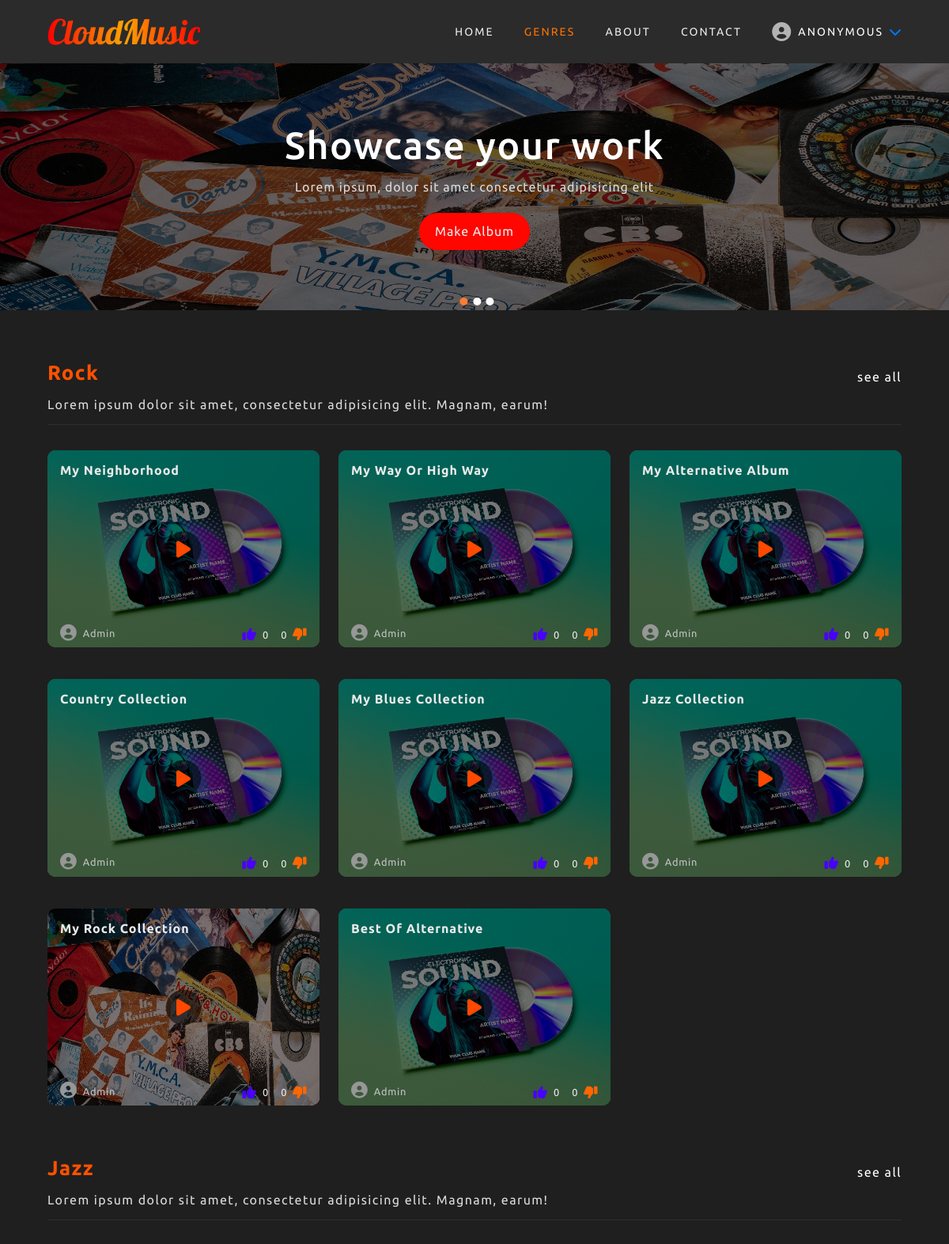
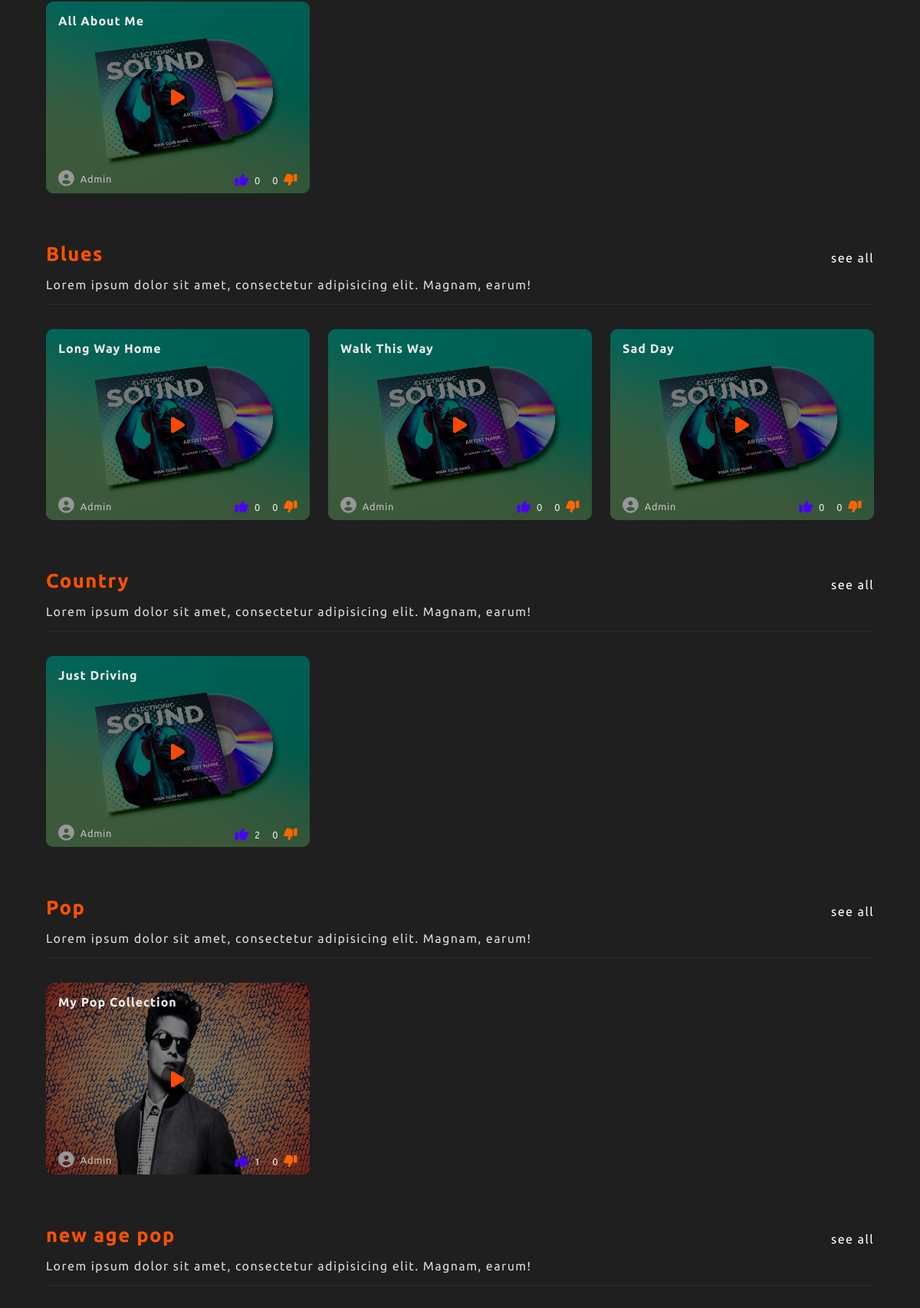
The app's page /playlist/genres (upper part) with its own data (2 pictures, top to bottom).
### music/models.py (models this page shows, shortened)
class Genre(models.Model):
    genre = models.CharField(max_length=50)

class Album(models.Model):
    user = models.ForeignKey(User, on_delete=models.CASCADE)
    title = models.CharField(max_length=50)
    choose_genre = models.ForeignKey(Genre, on_delete=models.CASCADE, null=True, blank=True)
    create_genre = models.CharField(max_length=20, null=True, blank=True)
    album_cover = models.ImageField(default="album_img/default.jpg", upload_to="album_img", blank=True)
    date_created = models.DateTimeField(default=timezone.now)
    thumbs_up = models.IntegerField(default=0)
    thumbs_down = models.IntegerField(default=0)
    class Meta:
        ordering = ["-date_created"]

### music/views.py (the view)
# urls.py: path("playlist/genres", genre, name="genre"),
def genre(request):
    genres = Genre.objects.all()
    context = {
        "genres": genres
    }
    return render(request, "music/genres.html", context)

### users/context_processors.py (called while the page is built)
def message_form(request):
    user_message_form = MessageForm()
    return {"user_message_form": user_message_form}

### music/templates/music/genres.html (shortened to what this page needs)
{% extends "music/index.html" %}
{% block content %}
{% for genre in genres %}
    {% if genre.album_set.all %}
        <div class="album-container">
            <h1>
                {{ genre.genre }}
                <a href="{% url 'music:genre-albums' %}?string={{ genre.genre }}">see all</a>
                <p>Lorem ipsum dolor sit amet, consectetur adipisicing elit. Magnam, earum!</p>
            </h1>
            <div class="albums">
                {% for album in genre.album_set.all|slice:"0:8" %}
                    {% if album %}
                    <div class="album-wrapper">
                        <img src="{{ album.album_cover.url }}" alt="">
                        <div class="background-overlay"></div>
                        <div class="album-text-wrapper">
                            <h2>{{ album.title }}</h2>
                            <div class="flex-box">
                                <div class="album-author">
                                    <i class="fas fa-user-circle"></i>
                                    <p>{{ album.user.username }}</p>
                                </div>
                                <div class="thumbs-up-down">
                                    <a id="prevent-default" class="thumbs-up" href="#">
                                        <i class="fas fa-thumbs-up"></i>
                                        <p>{{ album.thumbs_up }}</p>
                                    </a>
                                    <a id="prevent-default" class="thumbs-down" href="#">
                                        <p>{{ album.thumbs_down }}</p>
                                        <i class="fas fa-thumbs-down fa-flip-horizontal"></i>
                                    </a>
                                </div>
                            </div>
                        </div>
                        <a class="play-btn" href="{% url 'music:play-album' album.pk %}"><i class="fa-solid fa-play"></i></a>
                    </div>
                    {% endif %}
                {% endfor %}
            </div>
        </div>
    {% endif %}
{% endfor %}
{% endblock content %}

### music/static/music/style.css (style rules this page uses)
html, body { width: auto!important; overflow-x: hidden!important; height: auto !important; scroll-behavior: smooth; }
body { font-family: 'Ubuntu', sans-serif; scroll-behavior: smooth; height: 100%; overflow: hidden; -webkit-tap-highlight-color: transparent; }
input, textarea, button, select, a { -webkit-tap-highlight-color: rgba(0,0,0,0); }
a { text-decoration: none; display: inline-block; }
.album-container { width: 90vw; margin: 0 auto; padding-top: 3rem; }
.albums { display: flex; flex-direction: column; }
.album-container > h1 { letter-spacing: 0.09rem; display: flex; align-items: flex-end; justify-content: space-between; flex-wrap: wrap; font-size: 1.6rem; color: rgb(255, 81, 0); padding-bottom: 1rem; padding-top: 1rem; border-bottom: 1px solid rgb(46, 46, 46); }
.album-container > h1 > a { font-size: 16px; color: rgb(255, 255, 255); letter-spacing: 0.09rem; font-weight: 400; border-bottom: 1px solid transparent; transition: border-bottom 0.15px linear; }
.album-container > h1 > p { flex: 0 0 100%; font-size: 16px; padding-top: 1rem; letter-spacing: 0.09rem; color: rgb(221, 221, 221); font-weight: 400; }
.album-wrapper { margin-bottom: 1rem; margin-top: 1rem; position: relative; border-radius: 10px; transition: transform 0.25s linear; }
.album-wrapper > img { display: block; width: 100%; height: auto; border-radius: 10px; }
.background-overlay { position: absolute; background: linear-gradient(to top,rgb(0, 0, 0, 0.5), rgba(0, 0, 0, 0.5), rgba(0, 0, 0, 0.5)); top: 0; left: 0; width: 100%; height: 100%; border-radius: 10px; }
.album-text-wrapper { position: absolute; width: 100%; height: 100%; z-index: 2; top: 0; left: 0; padding: 1rem; border-radius: 10px; }
.album-text-wrapper > h2 { color: rgb(235, 235, 235); text-transform: capitalize; font-size: 1rem; letter-spacing: 0.06rem; }
.flex-box { display: flex; align-items: flex-end; justify-content: space-between; position: absolute; bottom: 0; left: 0; z-index: 3; width: 100%; padding: 0 1rem 0.5rem 1rem; border-bottom-left-radius: 10px; border-bottom-right-radius: 10px; }
.album-author { display: flex; align-items: center; font-size: 0.8rem; }
.flex-box > .album-author > i { color: rgb(151, 151, 151); font-size: 1.3rem; }
.flex-box > .album-author > p { color: rgb(196, 196, 196); text-transform: capitalize; padding-left: 0.5rem; letter-spacing: 0.05rem; }
.thumbs-up-down { display: flex; align-items: center; }
.thumbs-down, .thumbs-up { display: flex; align-items: center; color: rgb(235, 235, 235); font-size: 0.8rem; }
.thumbs-up > i { padding-right: 0.5rem; }
.thumbs-up > i { color: rgb(72, 0, 255); font-size: 1.1rem; }
.thumbs-down > p { padding-left: 1rem; padding-right: 0.5rem; }
.thumbs-down > i { color: rgb(255, 102, 0); font-size: 1.1rem; }
.play-btn { background: rgba(0, 0, 0, 0.55); font-size: 1.5rem; border-radius: 50%; color: rgb(255, 72, 0) !important; cursor: pointer; position: absolute; top: 50%; left: 50%; z-index: 4; transform: translate(-50%, -50%); display: flex; align-items: center; justify-content: center; width: 45px; height: 45px; }
#prevent-default { cursor: inherit; }
@media screen and (min-width:700px) { .album-container > h1 { margin-bottom: 1rem; } }
@media screen and (min-width:700px) { .albums { display: grid; grid-template-columns: 1fr 1fr; column-gap: 1.5rem; row-gap: 1.5rem; } }
@media screen and (min-width:700px) { .album-wrapper { margin-bottom: 0; } }
@media screen and (min-width:1000px) { .albums { grid-template-columns: 1fr 1fr 1fr; } }

### records on screen
Genre: genre "Rock"
Album: album_cover (placeholder picture), title "My Neighborhood", user.username "Admin", thumbs_up "0", thumbs_down "0"
Album: album_cover (placeholder picture), title "My Way Or High Way", user.username "Admin", thumbs_up "0", thumbs_down "0"
Album: album_cover (placeholder picture), title "My Alternative Album", user.username "Admin", thumbs_up "0", thumbs_down "0"
Album: album_cover (placeholder picture), title "Country Collection", user.username "Admin", thumbs_up "0", thumbs_down "0"
Album: album_cover (placeholder picture), title "My Blues Collection", user.username "Admin", thumbs_up "0", thumbs_down "0"
Album: album_cover (placeholder picture), title "Jazz Collection", user.username "Admin", thumbs_up "0", thumbs_down "0"
Album: album_cover (picture), title "My Rock Collection", user.username "Admin", thumbs_up "0", thumbs_down "0"
Album: album_cover (placeholder picture), title "Best Of Alternative", user.username "Admin", thumbs_up "0", thumbs_down "0"
Genre: genre "Jazz"
Album: album_cover (placeholder picture), title "All About Me", user.username "Admin", thumbs_up "0", thumbs_down "0"
Genre: genre "Blues"
Album: album_cover (placeholder picture), title "Long Way Home", user.username "Admin", thumbs_up "0", thumbs_down "0"
Album: album_cover (placeholder picture), title "Walk This Way", user.username "Admin", thumbs_up "0", thumbs_down "0"
Album: album_cover (placeholder picture), title "Sad Day", user.username "Admin", thumbs_up "0", thumbs_down "0"
Genre: genre "Country"
Album: album_cover (placeholder picture), title "Just Driving", user.username "Admin", thumbs_up "2", thumbs_down "0"
Genre: genre "Pop"
Album: album_cover (picture), title "My Pop Collection", user.username "Admin", thumbs_up "1", thumbs_down "0"
Genre: genre "new age pop"
